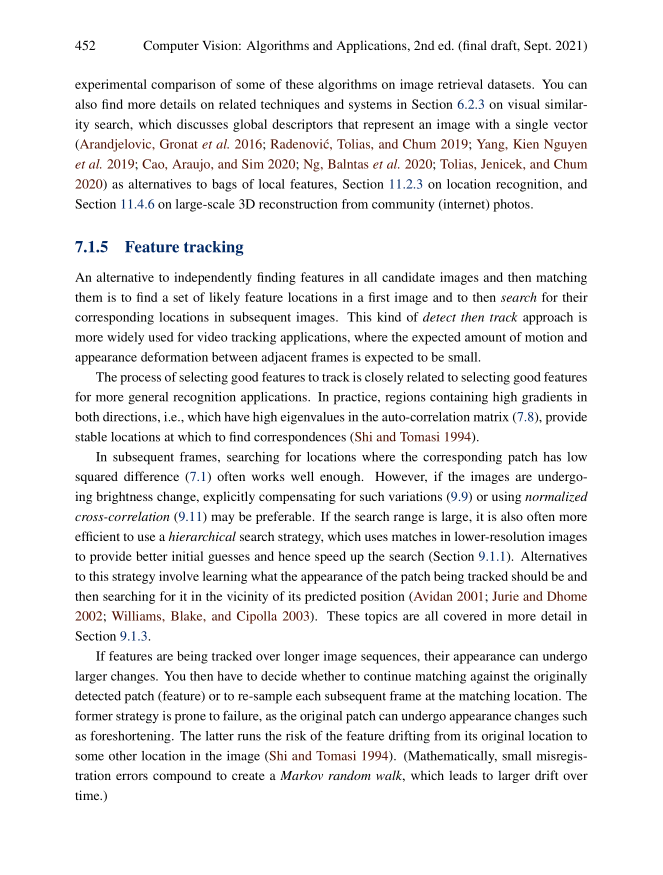
#> input picture assignment_4/reference_img.png, 1325 x 1750 px (shown at 1/2 size)
$ python assignment4.py
#> lines starting #> are read from the running program, lines starting #| are printed output that depends on the picture; after the words box and inside, x2 and y2 are one past the last pixel; in counts of white or black regions, pixels touching at a corner belong together; pictures that were not available may be replaced by others from this repository, and a replacement may not be noted
#> in main, ref_img is the input picture: shape (1750, 1325, 3); mean B, G, R 239, 239, 239.3
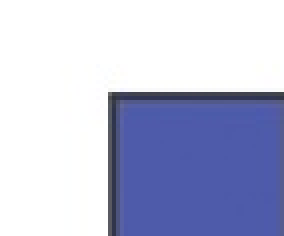
#> input picture assignment_3/shapes_template.jpg, 71 x 59 px, given in place of align_this.jpg, which was not available (shown 4 times larger)
#> in main, align_img is the input picture: shape (59, 71, 3); mean B, G, R 218.4, 191.9, 187.6
import cv2
import numpy as np
import os

# I originally tried SIFT/FLANN, but the output was bad, and ORB, despite being unstable, worked better.
# Though ORB isn't perfect either.

def harris_corner_detection(reference_image: np.ndarray) -> np.ndarray:
    # Detect and mark corners using Harris corner detector.
    gray = cv2.cvtColor(reference_image, cv2.COLOR_BGR2GRAY)
    gray = np.float32(gray)

    dst = cv2.cornerHarris(gray, blockSize=2, ksize=3, k=0.04)
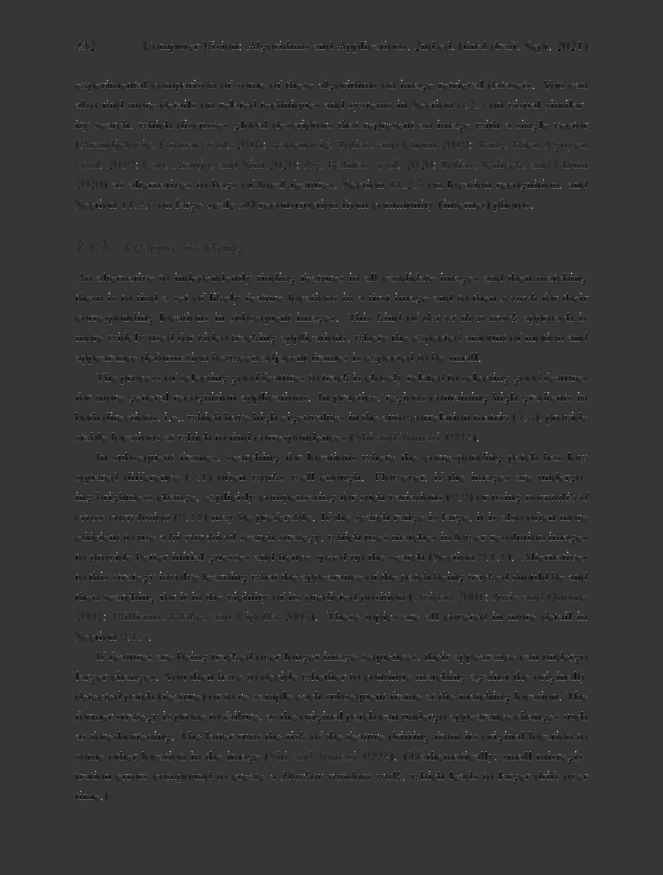
#> dst: shape (1750, 1325) float32 (shown at 1/2 size); min -169130016, max 626358080, mean -693848.5; drawn with min black and max white
    dst_dilated = cv2.dilate(dst, None)
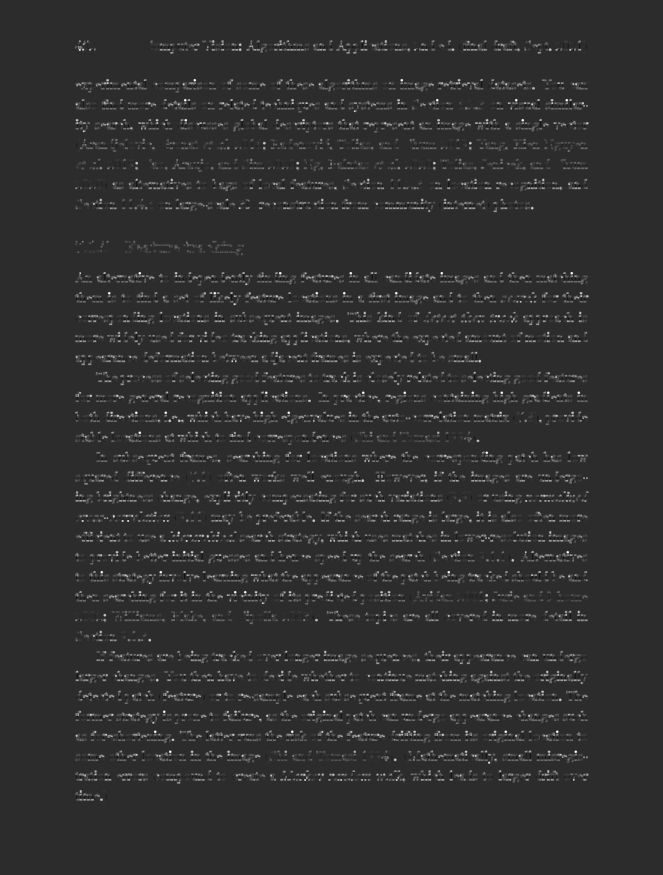
#> dst_dilated: shape (1750, 1325) float32 (shown at 1/2 size); min -133245432, max 626358080, mean 13662598; drawn with min black and max white

    corners_marked = reference_image.copy()
    corners_marked[dst_dilated > 0.01 * dst_dilated.max()] = [0, 0, 255]
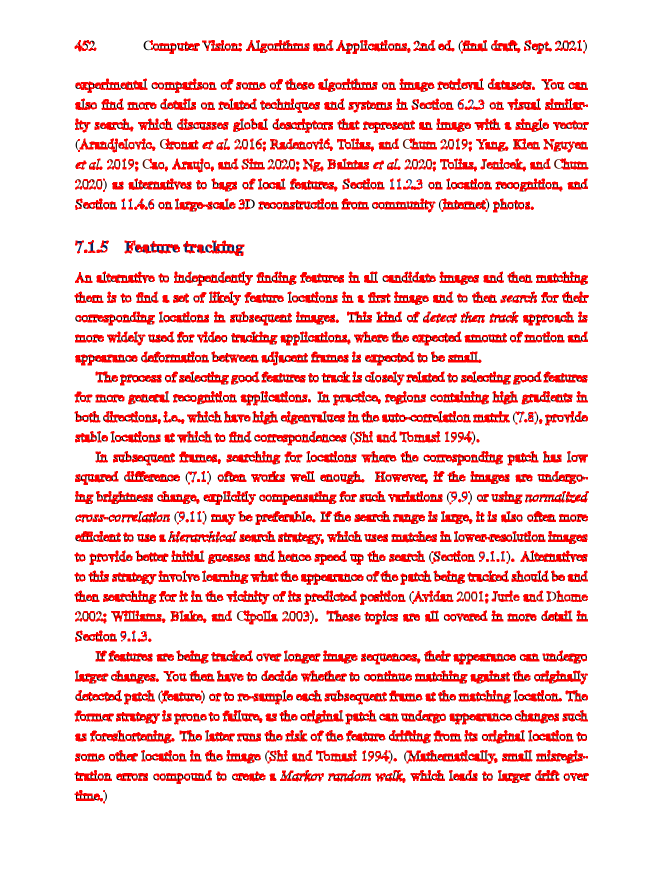
#> corners_marked: shape (1750, 1325, 3) (shown at 1/2 size); 12.67% of pixels changed, all inside (x1, y1, x2, y2) = (149, 80, 1178, 1607)
    return corners_marked


def align_images(
    image_to_align: np.ndarray,
    reference_image: np.ndarray,
    max_features: int = 1500,
    good_match_percent: float = 0.15,
) -> tuple[np.ndarray, np.ndarray]:
    # Align one image to a reference using ORB features and homography.
#> called with max_features = 1500, good_match_percent = 0.15
    im1_gray = cv2.cvtColor(image_to_align, cv2.COLOR_BGR2GRAY)
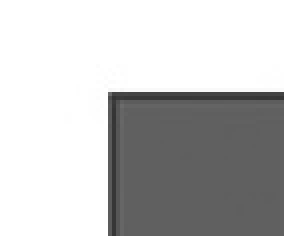
#> im1_gray: shape (59, 71) (shown 4 times larger); min 51, max 255, mean 193.6
    im2_gray = cv2.cvtColor(reference_image, cv2.COLOR_BGR2GRAY)

    orb = cv2.ORB_create(nfeatures=max_features)
    keypoints1, descriptors1 = orb.detectAndCompute(im1_gray, None)
#> keypoints1 = (); descriptors1 = None
    keypoints2, descriptors2 = orb.detectAndCompute(im2_gray, None)
#> keypoints2 = 1506 keypoints; strongest (x, y, size): (817, 1159, 31), (831, 606, 31), (253, 1159, 31), (510, 1119, 31)

    matcher = cv2.BFMatcher(cv2.NORM_HAMMING, crossCheck=True)
    matches = matcher.match(descriptors1, descriptors2)
#> matches = ()
    matches = sorted(matches, key=lambda x: x.distance, reverse=False)
#> matches = []

    num_good_matches = int(len(matches) * good_match_percent)
#> num_good_matches = 0
    matches = matches[:num_good_matches]

    points1 = np.zeros((len(matches), 2), dtype=np.float32)
#> points1 = empty array
    points2 = np.zeros((len(matches), 2), dtype=np.float32)
#> points2 = empty array
    for i, match in enumerate(matches):
        points1[i, :] = keypoints1[match.queryIdx].pt
        points2[i, :] = keypoints2[match.trainIdx].pt
#> this loop made 0 passes

#> (the run stopped early here; a loop or call above may not have finished)
